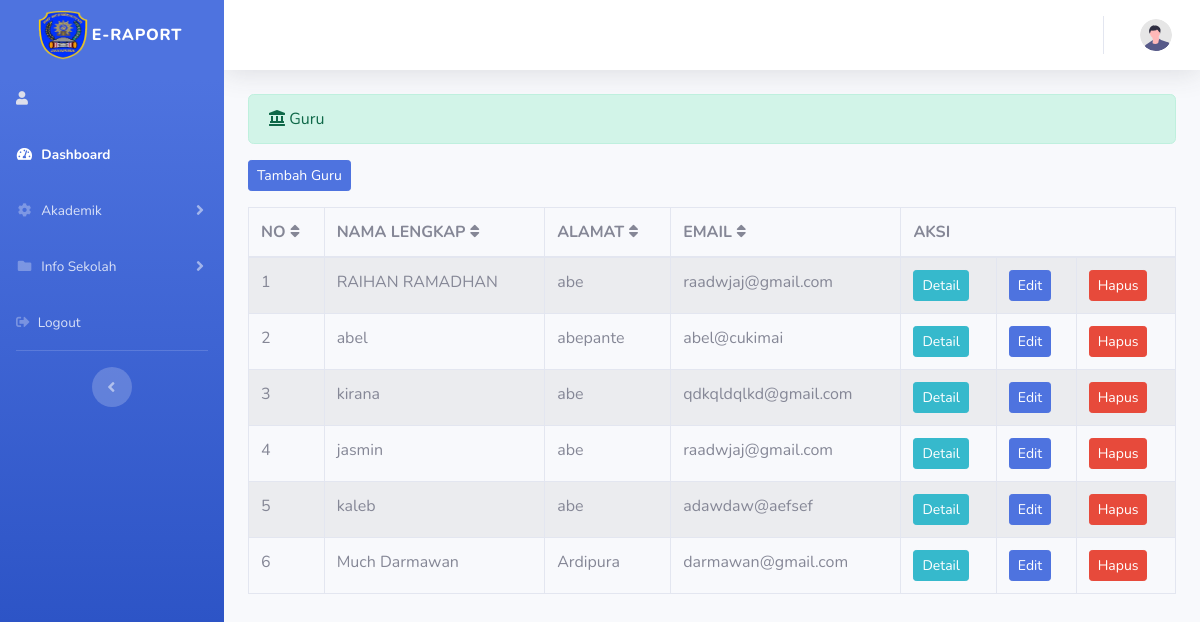
Page /index.php/administrator/guru on the earlier database version.
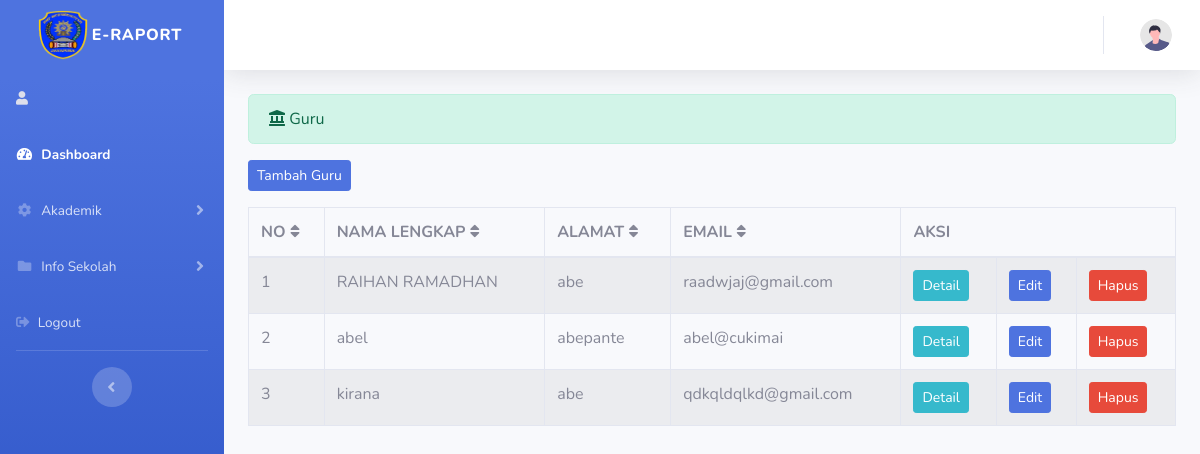
Same page on the later database version.
### tables this page shows
CREATE TABLE `guru` (
  `nik` bigint(50) NOT NULL,
  `nama_guru` varchar(100) NOT NULL,
  `alamat` text NOT NULL,
  `jenis_kelamin` varchar(120) NOT NULL,
  `tempat_lahir` text NOT NULL,
  `tgl_lahir` date NOT NULL,
  `agama` varchar(120) NOT NULL,
  `email` varchar(120) NOT NULL,
  `no_telp` varchar(20) NOT NULL,
  `foto` varchar(255) NOT NULL,
  `idu` bigint(50) NOT NULL
);

### application/controllers/administrator/guru.php (called while the page is built, shortened)
<?php
class Guru extends CI_Controller {
    public function index() {
        $this->load->model('guru_model');
        $data['guru'] = $this->guru_model->tampil_data('guru');
        $this->load->view('templates_administrator/header');
        $this->load->view('templates_administrator/sidebar');
        $this->load->view('administrator/guru', $data);
        $this->load->view('templates_administrator/footer');
    }
}
?>

### index.php (called while the page is built, shortened)
<?php
require_once BASEPATH.'core/CodeIgniter.php';

### application/models/guru_model.php (called while the page is built, shortened)
<?php
class Guru_model extends CI_Model {
    public function tampil_data($table)
    {
        return $this->db->get($table)->result();
    }
}

### application/views/administrator/guru.php (the view, shortened to what this page needs)
<div class="container-fluid">
    <div class="alert alert-success" role="alert">
        <i class="fas fa-landmark"></i> Guru
    </div>
    <?php echo anchor('administrator/guru/tambah_guru', '<button class="btn btn-sm btn-primary mb-3">Tambah Guru</button>') ?>
    <table id="guru_table" class="table table-bordered table-striped table-hover">
        <thead>
            <tr>
                <th class="sort" data-sort="no">
                    NO
                    <span class="sort-icon"><i class="fas fa-sort"></i></span>
                </th>
                <th class="sort" data-sort="nama_guru">
                    NAMA LENGKAP
                    <span class="sort-icon"><i class="fas fa-sort"></i></span>
                </th>
                <th class="sort" data-sort="alamat">
                    ALAMAT
                    <span class="sort-icon"><i class="fas fa-sort"></i></span>
                </th>
                <th class="sort" data-sort="email">
                    EMAIL
                    <span class="sort-icon"><i class="fas fa-sort"></i></span>
                </th>
                <th colspan="3">AKSI</th>
            </tr>
        </thead>
        <tbody class="list">
            <?php if(empty($guru)): ?>
                <tr>
                    <td colspan="7" class="text-center">Belum ada guru.</td>
                </tr>
            <?php else: ?>
                <?php $no = 1; foreach($guru as $gru) : ?>
                    <tr>
                        <td class="no"><?php echo $no++ ?></td>
                        <td class="nama_guru"><?php echo $gru->nama_guru ?></td>
                        <td class="alamat"><?php echo $gru->alamat ?></td>
                        <td class="email"><?php echo $gru->email ?></td>
                        <td><?php echo anchor('administrator/guru/detail/'.$gru->nik, 'Detail', array('class' => 'btn btn-info btn-sm')); ?></td>
                        <td><?php echo anchor('administrator/guru/update/'.$gru->nik, 'Edit', array('class' => 'btn btn-primary btn-sm')); ?></td>
                        <td><?php echo anchor('administrator/guru/delete/'.$gru->nik, 'Hapus', array('class' => 'btn btn-danger btn-sm')); ?></td>
                    </tr>
                <?php endforeach; ?>
            <?php endif; ?>
        </tbody>
    </table>
</div>

### application/views/templates_administrator/header.php (shortened to what this page needs)
<!DOCTYPE html>
<html lang="en">
<head>
    <link href="<?php echo base_url() ?>assets/vendor/fontawesome-free/css/all.min.css" rel="stylesheet" type="text/css">
    <link href="<?php echo base_url() ?>assets/css/sb-admin-2.min.css" rel="stylesheet">
</head>

### application/views/templates_administrator/sidebar.php (shortened to what this page needs)
<body id="page-top">
    <div id="wrapper">
        <ul class="navbar-nav bg-gradient-primary sidebar sidebar-dark accordion" id="accordionSidebar">
        <?php if($this->session->userdata['hak_akses'] == "admin"){ ?>
            <a class="sidebar-brand d-flex align-items-center justify-content-center" href="<?php echo base_url('administrator/dashboard') ?>">
        <?php }else{ ?>
            <a class="sidebar-brand d-flex align-items-center justify-content-center" href="<?php echo base_url('guru/dashboard') ?>">
        <?php }?>
    <div class="sidebar-brand-icon">
        <img src="<?php echo base_url('img/smp.png') ?>" alt="Logo SMP" class="logo" width="50" height="50">
    </div>
    <div class="sidebar-brand-text mx-1">E-Raport<sup></sup></div>
</a>
                <li class="nav-item">
                    <?php if($this->session->userdata['hak_akses'] == "admin"){ ?>
                        <a class="nav-link" href="<?php echo base_url('guru/dashboard') ?>">
                    <?php }else{ ?>
                        <a class="nav-link" href="<?php echo base_url('guru/dashboard') ?>">
                    <?php }?>
                        <div class="d-flex align-items-center">
                            <div class="mr-3">
                                <i class="fas fa-user fa-2x text-gray-300"></i>
                            </div>
                            <div>
                            </div>
                        </div>
                    </a>
                </li>
                <li class="nav-item active">
                <?php if($this->session->userdata['hak_akses'] == "admin"){ ?>
                    <a class="nav-link" href="<?php echo base_url('administrator/dashboard')?>">
                        <i class="fas fa-fw fa-tachometer-alt"></i>
                        <span>Dashboard</span>
                    </a>
                <?php }else{ ?>
                    <a class="nav-link" href="<?php echo base_url('guru/dashboard')?>">
                        <i class="fas fa-fw fa-tachometer-alt"></i>
                        <span>Dashboard</span>
                    </a>
                <?php } ?>
                </li>
<li class="nav-item">
    <a class="nav-link collapsed" href="#" data-toggle="collapse" data-target="#collapseAkademik"
        aria-expanded="true" aria-controls="collapseAkademik">
        <i class="fas fa-fw fa-cog"></i>
        <span>Akademik</span>
    </a>
</li>
            <li class="nav-item">
                <a class="nav-link collapsed" href="#" data-toggle="collapse" data-target="#collapsePages"
                    aria-expanded="true" aria-controls="collapsePages">
                    <i class="fas fa-fw fa-folder"></i>
                    <span>Info Sekolah</span>
                </a>
            </li>
            <li class="nav-item">
                <a class="nav-link" href="<?php echo base_url('administrator/auth/logout')?>">
                    <i class="fas fa-sign-out-alt"></i>
                    <span>Logout</span></a>
            </li>
            <hr class="sidebar-divider d-none d-md-block">
            <div class="text-center d-none d-md-inline">
                <button class="rounded-circle border-0" id="sidebarToggle"></button>
            </div>
        </ul>
        <div id="content-wrapper" class="d-flex flex-column">
            <div id="content">
                <nav class="navbar navbar-expand navbar-light bg-white topbar mb-4 static-top shadow">
                    <ul class="navbar-nav ml-auto">
                        <li class="nav-item dropdown no-arrow">
                            <a class="nav-link dropdown-toggle" href="#" id="userDropdown" role="button"
                                data-toggle="dropdown" aria-haspopup="true" aria-expanded="false">
                                <img class="img-profile rounded-circle"
                                    src="img/undraw_profile.svg">
                            </a>
                        </li>
                    </ul>
                </nav>

### application/views/templates_administrator/footer.php (shortened to what this page needs)
</body>
</html>

Differences in the rows shown:
removed guru: nama_guru "jasmin", alamat "abe", email "raadwjaj@gmail.com", nik "Detail", nik "Edit", nik "Hapus"
removed guru: nama_guru "kaleb", alamat "abe", email "adawdaw@aefsef", nik "Detail", nik "Edit", nik "Hapus"
removed guru: nama_guru "Much Darmawan", alamat "Ardipura", email "darmawan@gmail.com", nik "Detail", nik "Edit", nik "Hapus"
